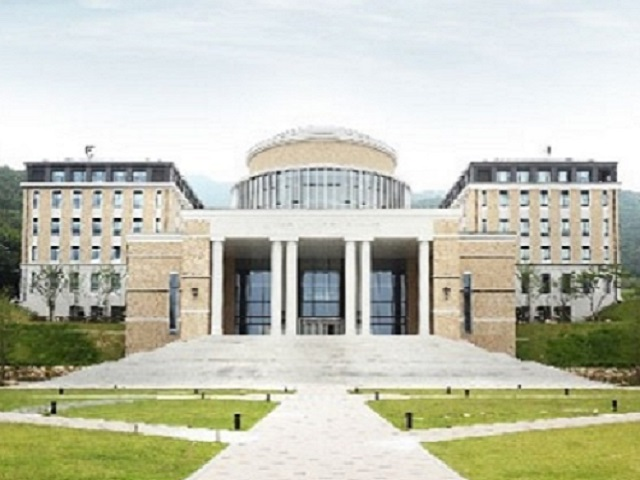
#> input picture sources/9장/images/mano.jpg, 640 x 480 px
$ python ex9-4.py
#> lines starting #> are read from the running program, lines starting #| are printed output that depends on the picture
import cv2

img1 = cv2.imread('images/mano.jpg')
#> img1 is the input picture: shape (480, 640, 3); mean B, G, R 179.5, 195.7, 193.9
img2 = cv2.imread('images/cat.bmp')
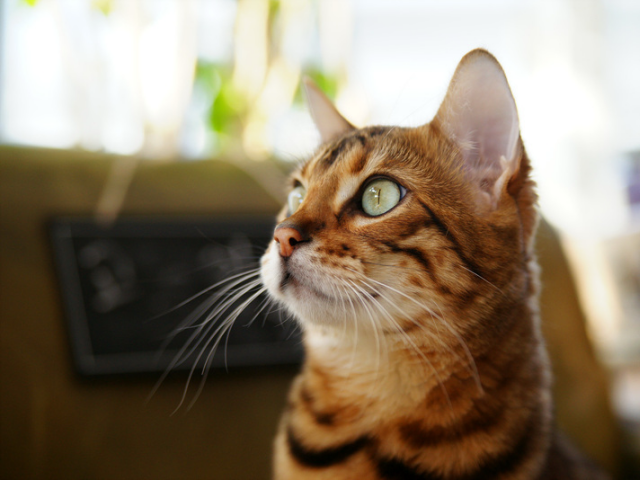
#> input picture sources/9장/images/cat.bmp, 640 x 480 px
#> img2 is the input picture: shape (480, 640, 3); mean B, G, R 104.5, 125.6, 140.8

alpha = 0.5

dst1 = cv2.add(img1, img2)
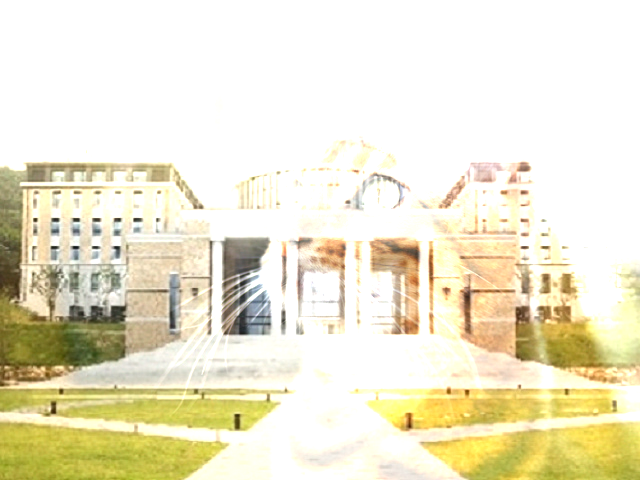
#> dst1: shape (480, 640, 3); mean B, G, R 206.1, 231.8, 237.4
dst2 = cv2.addWeighted(img1, alpha, img2, (1-alpha), 0)
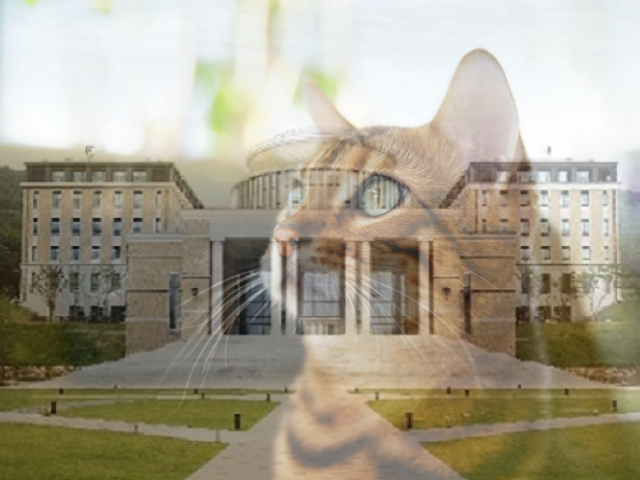
#> dst2: shape (480, 640, 3); mean B, G, R 142, 160.6, 167.4

cv2.imshow('add operation', dst1)
cv2.imshow('50% blending', dst2)

cv2.waitKey();
cv2.destroyAllWindows()
